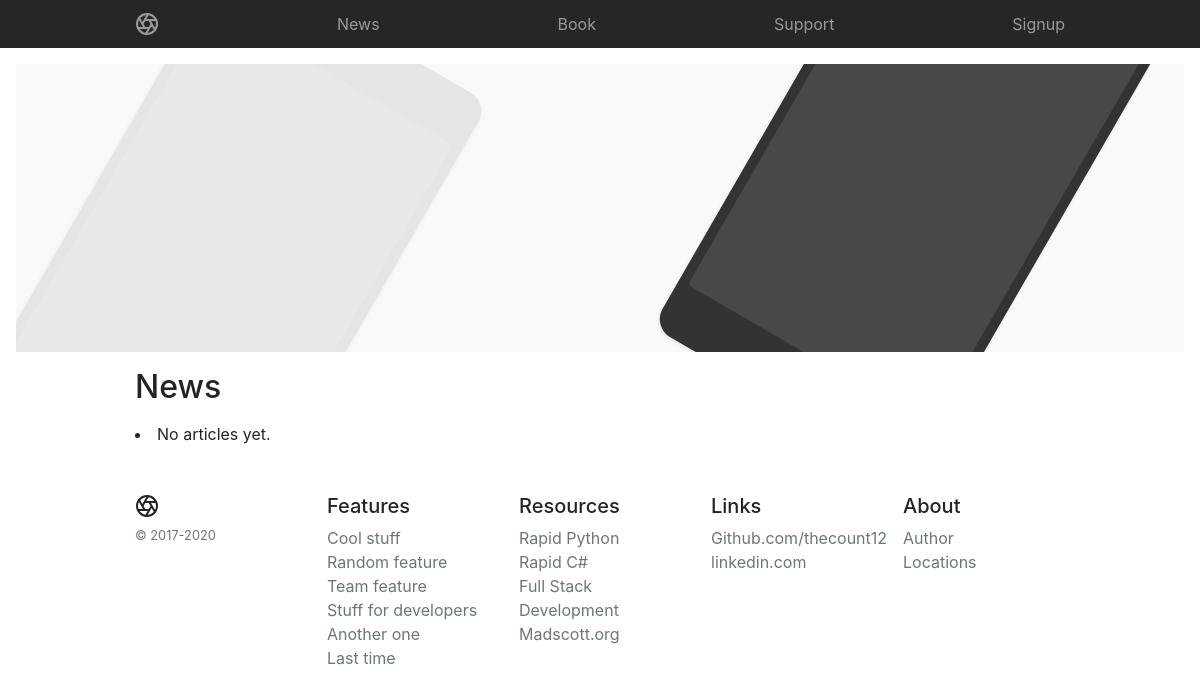
The page /blog/ on the database as committed earlier.
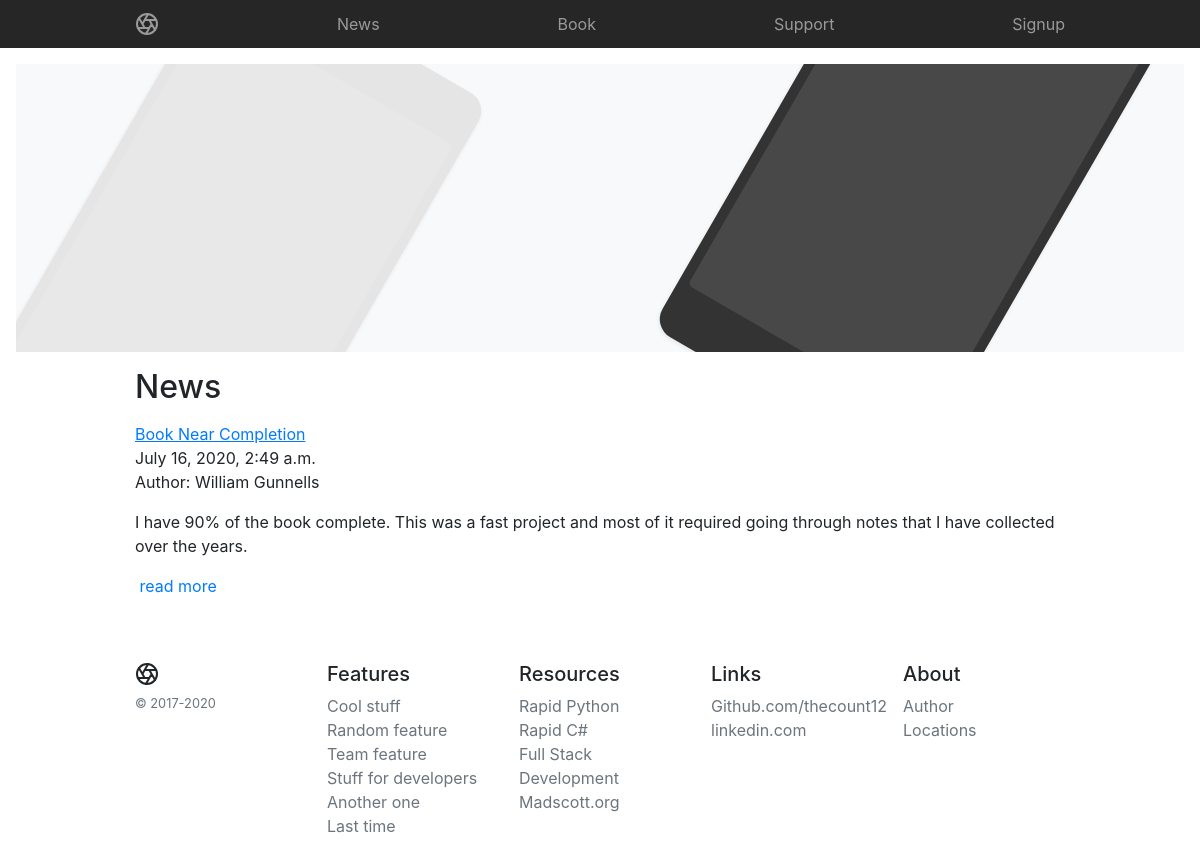
The same page on the database as committed later.
### blog/models.py (models this page shows, shortened)
class Post(models.Model):
    title = models.CharField(max_length=60)
    body = models.TextField()
    created = models.DateTimeField(auto_now_add=True)
    publishdate = models.DateTimeField(auto_now=False, auto_now_add=False, null=True, blank=True)
    author = models.CharField(default='author', max_length=60)
    slug = models.CharField(default='author', max_length=60)

### blog/views.py (the view)
class PostListView(ListView):
    model=Post
    paginate_by=3
    queryset=Post.objects.order_by('-created')

### blog/templates/blog/post_list.html (shortened to what this page needs)
{% extends 'basenews.html' %}
{% block content %}
<h2>News</h2>
{% for bpost in object_list %}
<p><a href="/blog{{ bpost.id }}/"><u>{{  bpost.title }}</u></a>
<br>{{ bpost.created }}
<br>Author: {{ bpost.author }}
<br>{{ bpost.body|safe|truncatechars:250 }}
&nbsp;<a href="/blog/{{ bpost.id }}/">read more</a></p>
{% empty %}
        <li>No articles yet.</li>
{% endfor %}
{% endblock %}

### templates/basenews.html (shortened to what this page needs)
{% load static %}
<!doctype html>
<html lang="en">
  <head>
<link rel="stylesheet" href="https://stackpath.bootstrapcdn.com/bootstrap/4.5.0/css/bootstrap.min.css">
    <link href="/static/product.css" rel="stylesheet">
  </head>
  <body>
    <nav class="site-header sticky-top py-1">
  <div class="container d-flex flex-column flex-md-row justify-content-between">
    <a class="py-2" href="/" aria-label="Product">
    </a>
    <a class="py-2 d-none d-md-inline-block" href="/blog">News</a>
    <a class="py-2 d-none d-md-inline-block" href="/pages/book">Book</a>
    <a class="py-2 d-none d-md-inline-block" href="#">Support</a>
      <a class="py-2 d-none d-md-inline-block" href="/signup">Signup</a>
  </div>
</nav>
<div class="position-relative overflow-hidden p-3 p-md-5 m-md-3 text-center bg-light">
  <div class="col-md-5 p-lg-5 mx-auto my-5">
  </div>
  <div class="product-device shadow-sm d-none d-md-block"></div>
  <div class="product-device product-device-2 shadow-sm d-none d-md-block"></div>
</div>
<div class="container">
<div class="starter-template">
{% block content %}
    {% endblock %}
</div>
</div>
<footer class="container py-5">
  <div class="row">
    <div class="col-12 col-md">
      <small class="d-block mb-3 text-muted">&copy; 2017-2020</small>
    </div>
    <div class="col-6 col-md">
      <h5>Features</h5>
      <ul class="list-unstyled text-small">
        <li><a class="text-muted" href="#">Cool stuff</a></li>
        <li><a class="text-muted" href="#">Random feature</a></li>
        <li><a class="text-muted" href="#">Team feature</a></li>
        <li><a class="text-muted" href="#">Stuff for developers</a></li>
        <li><a class="text-muted" href="#">Another one</a></li>
        <li><a class="text-muted" href="#">Last time</a></li>
      </ul>
    </div>
    <div class="col-6 col-md">
      <h5>Resources</h5>
      <ul class="list-unstyled text-small">
        <li><a class="text-muted" href="http://www.rapidpythonprogramming.com">Rapid Python</a></li>
        <li><a class="text-muted" href="http://www.rapidcsharpprogramming.com">Rapid C#</a></li>
        <li><a class="text-muted" href="http://www.raspberrythinktank.com">Full Stack Development</a></li>
        <li><a class="text-muted" href="http://www.madscott.org">Madscott.org</a></li>
      </ul>
    </div>
    <div class="col-6 col-md">
      <h5>Links</h5>
      <ul class="list-unstyled text-small">
        <li><a class="text-muted" href="https://github.com/thecount12/">Github.com/thecount12</a></li>
        <li><a class="text-muted" href="linkedin.com/in/williamgunnells">linkedin.com</a></li>
      </ul>
    </div>
    <div class="col-6 col-md">
      <h5>About</h5>
      <ul class="list-unstyled text-small">
        <li><a class="text-muted" href="#">Author</a></li>
        <li><a class="text-muted" href="#">Locations</a></li>
      </ul>
    </div>
  </div>
</footer>
</html>

### static/product.css (style rules this page uses)
.container { max-width: 960px; }
.site-header { background-color: rgba(0, 0, 0, .85); -webkit-backdrop-filter: saturate(180%) blur(20px); backdrop-filter: saturate(180%) blur(20px); }
.site-header a { color: #999; transition: ease-in-out color .15s; }
.product-device { position: absolute; right: 10%; bottom: -30%; width: 300px; height: 540px; background-color: #333; border-radius: 21px; -webkit-transform: rotate(30deg); transform: rotate(30deg); }
.product-device::before { position: absolute; top: 10%; right: 10px; bottom: 10%; left: 10px; content: ""; background-color: rgba(255, 255, 255, .1); border-radius: 5px; }
.product-device-2 { top: -25%; right: auto; bottom: 0; left: 5%; background-color: #e5e5e5; }
.overflow-hidden { overflow: hidden; }

Rows that differ between the two databases and show on the page:
added Post: title "Book Near Completion", created "July 16, 2020, 2:49 a.m.", author "William Gunnells", body "I have 90% of the book complete. This was a fast project and most of it required going through notes that I have collected over the years."
Other text that changed with them:
text no longer shown: "No articles yet."
